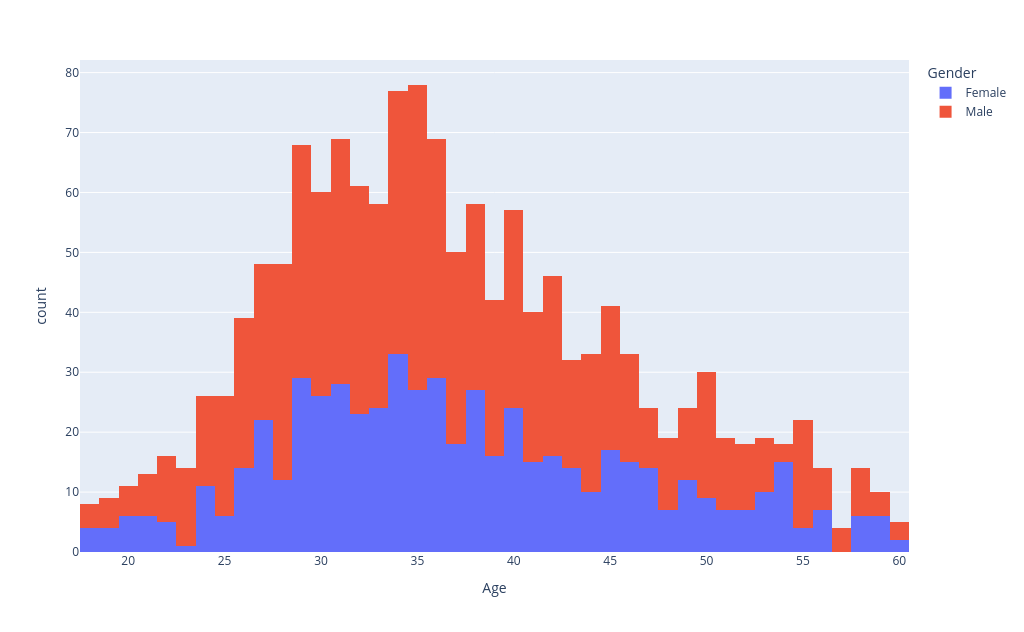

Here is the notebook cell this chart was saved with:
### Code cell
# Is the distribution of ages different for men and women? Find two ways of investigating the difference
px.histogram(df, x="Age", color="Gender", width=kWidthPx, height=kHeightPx)

### Figure 1 — Plotly figure (JSON) as saved in the notebook; plotly's stock layout.template omitted (floating-point values rounded to 4 significant figures; data arrays with more than 128 entries replaced by an {"elided": "..."} marker saying what was removed)
{"data": [{"alignmentgroup": "True", "bingroup": "x", "hovertemplate": "Gender=Female<br>Age=%{x}<br>count=%{y}<extra></extra>", "legendgroup": "Female", "marker": {"color": "#636efa", "pattern": {"shape": ""}}, "name": "Female", "offsetgroup": "Female", "orientation": "v", "showlegend": true, "type": "histogram", "x": {"elided": "588 int values"}, "xaxis": "x", "yaxis": "y"}, {"alignmentgroup": "True", "bingroup": "x", "hovertemplate": "Gender=Male<br>Age=%{x}<br>count=%{y}<extra></extra>", "legendgroup": "Male", "marker": {"color": "#EF553B", "pattern": {"shape": ""}}, "name": "Male", "offsetgroup": "Male", "orientation": "v", "showlegend": true, "type": "histogram", "x": {"elided": "882 int values"}, "xaxis": "x", "yaxis": "y"}], "layout": {"barmode": "relative", "height": 632.9, "legend": {"title": {"text": "Gender"}, "tracegroupgap": 0}, "margin": {"t": 60}, "width": 1024, "xaxis": {"anchor": "y", "domain": [0, 1], "title": {"text": "Age"}}, "yaxis": {"anchor": "x", "domain": [0, 1], "title": {"text": "count"}}}}
